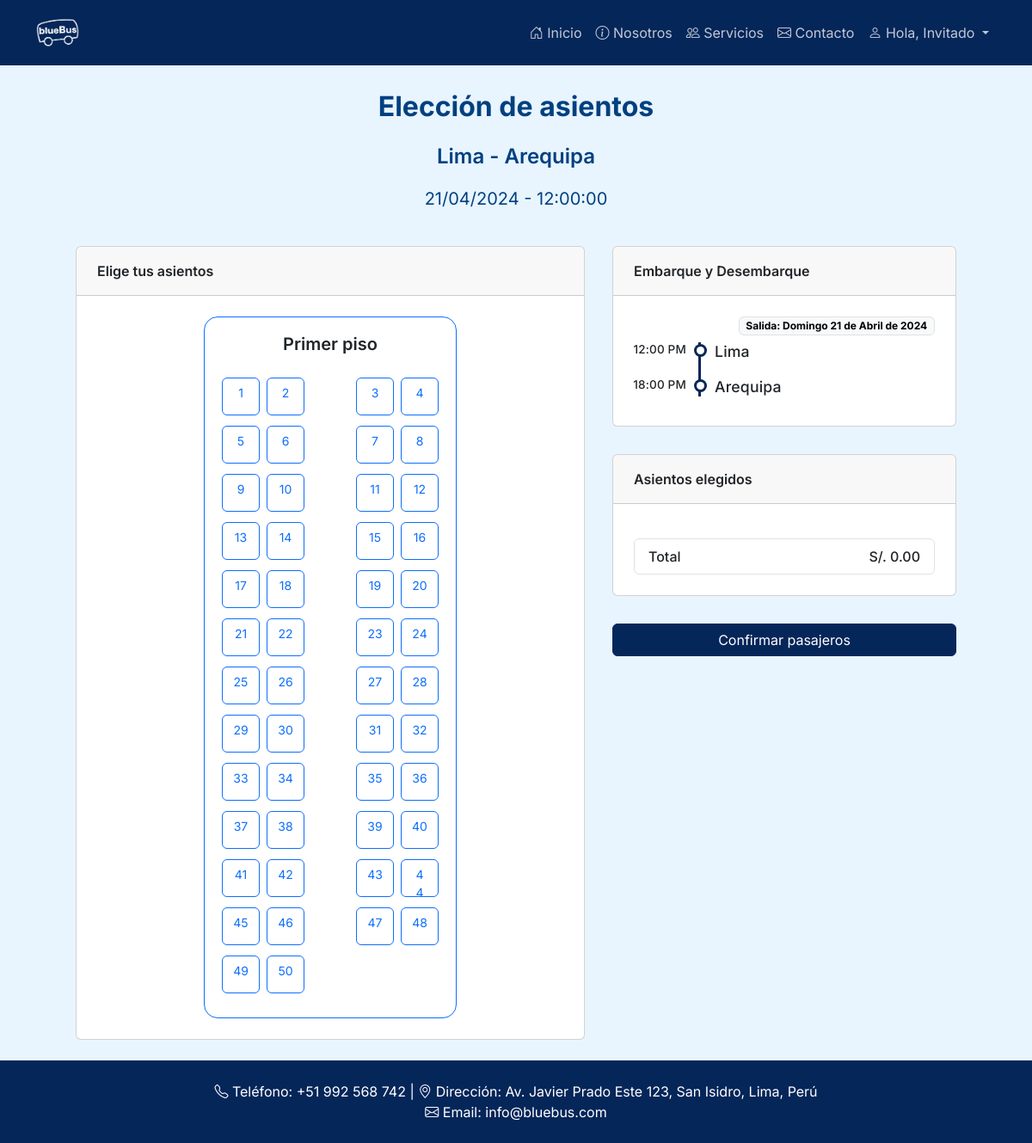
The page /seleccionar_asiento.php?COD_VIA=VIA009 on the database its author committed.
### tables this page shows
CREATE TABLE VIAJE (
    COD_VIA CHAR(8) NOT NULL PRIMARY KEY,
    FECHA_VIA DATE NOT NULL,
    HORA_VIA TIME NOT NULL,
    DURACION VARCHAR(10) NOT NULL,  
    BUS CHAR(6) NOT NULL,
    DESTINO CHAR(6) NOT NULL,
    ORIGEN CHAR(6) NOT NULL,
    PRECIO_BASE DECIMAL(10, 2) NOT NULL,  
    FOREIGN KEY (BUS) REFERENCES BUS(PLACA),
    FOREIGN KEY (DESTINO) REFERENCES DESTINO(COD_DESTINO),
    FOREIGN KEY (ORIGEN) REFERENCES DESTINO(COD_DESTINO)
);

CREATE TABLE DESTINO (
    COD_DESTINO CHAR(6) NOT NULL PRIMARY KEY,
    NOM_DESTINO VARCHAR(50) NOT NULL,
    DESCRIPCION TEXT
);

### Conexion.php (called while the page is built, shortened)
<?php
class Conexion
{
    private $cn = null;
    function conecta()
    {
        if ($this->cn == null) {
            $this->cn = mysqli_connect("localhost", "root", "", "bdviajesbus");
        }
        return $this->cn;
    }
}

### seleccionar_asiento.php (the view, shortened to what this page needs)
<?php
require_once './Conexion.php';
if (isset($_GET['COD_VIA'])) {
  $cod_via = $_GET['COD_VIA'];
}
$cn = new Conexion();
$sql = "SELECT b.NUM_ASIENTOS AS Asientos, v.HORA_VIA, v.FECHA_VIA, v.DURACION, d.NOM_DESTINO AS Destino, dd.NOM_DESTINO AS Origen, v.PRECIO_BASE AS PRECIO FROM viaje AS v JOIN destino AS d ON d.COD_DESTINO = v.DESTINO JOIN destino AS dd ON dd.COD_DESTINO = v.ORIGEN JOIN bus AS b ON b.PLACA = v.BUS WHERE COD_VIA = '$cod_via'";
$res = mysqli_query($cn->conecta(), $sql) or die(mysqli_error($cn->conecta()));
$row = mysqli_fetch_assoc($res);
function fechaCastellano($fecha)
{
  $fecha = substr($fecha, 0, 10);
  $numeroDia = date('d', strtotime($fecha));
  $dia = date('l', strtotime($fecha));
  $mes = date('F', strtotime($fecha));
  $anio = date('Y', strtotime($fecha));
  $dias_ES = array("Lunes", "Martes", "Miércoles", "Jueves", "Viernes", "Sábado", "Domingo");
  $dias_EN = array("Monday", "Tuesday", "Wednesday", "Thursday", "Friday", "Saturday", "Sunday");
  $nombredia = str_replace($dias_EN, $dias_ES, $dia);
  $meses_ES = array("Enero", "Febrero", "Marzo", "Abril", "Mayo", "Junio", "Julio", "Agosto", "Septiembre", "Octubre", "Noviembre", "Diciembre");
  $meses_EN = array("January", "February", "March", "April", "May", "June", "July", "August", "September", "October", "November", "December");
  $nombreMes = str_replace($meses_EN, $meses_ES, $mes);
  return $nombredia . " " . $numeroDia . " de " . $nombreMes . " de " . $anio;
}
?>
<!DOCTYPE html>
<html lang="es">
<head>
  <link href="https://cdn.jsdelivr.net/npm/bootstrap@5.3.3/dist/css/bootstrap.min.css" rel="stylesheet">
  <link rel="stylesheet" href="https://cdn.jsdelivr.net/npm/bootstrap-icons@1.11.3/font/bootstrap-icons.min.css">
  <link rel="stylesheet" href="./css/global.css">
  <link rel="stylesheet" href="./css/seleccionar_asiento.css">
  <link href="css/navbar.css" rel="stylesheet" type="text/css" />
</head>
<body>
  <?php require_once "components/navbar.php"; ?>
  <main class="py-4 d-flex flex-column align-items-start mx-auto" style="max-width: 64rem;">
    <div class="w-100 text-center mb-4">
      <p class="fs-2 fw-bolder">Elección de asientos</p>
      <div class="d-flex flex-column justify-content-center align-items-center fs-5">
        <p class="fs-4 fw-semibold"><?= $row["Origen"] ?> - <?= $row["Destino"] ?></p>
        <p><?= date_format(date_create($row["FECHA_VIA"]), "d/m/Y") ?> - <?= $row["HORA_VIA"] ?></p>
      </div>
    </div>
    <div class="d-flex w-100" style="gap: 2rem;">
      <div class="card w-100">
        <div class="card-header px-4 py-3">
          <p class="mb-0 fw-semibold">Elige tus asientos</p>
        </div>
        <div class="card-body py-4 d-flex flex-column justify-content-center align-items-center" style="gap:2rem">
          <div class="border border-primary p-3 rounded-4 text-center">
            <p class="fs-5 fw-semibold mb-4">Primer piso</p>
            <ul id="cardAsientos" class="d-flex flex-wrap asientos-container m-0">
              <?php
              $nrAsientos = $row['Asientos'];
              $i = 1;
              $j = 2;
              while ($i <= $nrAsientos) {
                if ($j == 4) { ?>
                  <li class="asiento-item"> </li>
                <?php
                  $j = 0;
                } else {
                ?>
                  <li id="asiento" class="asiento-item">
                    <label class="btn btn-outline-primary asiento-btn" for="asiento-<?php echo $i; ?>"><?php echo $i; ?></label><br>
                  </li>
              <?php
                  $i = $i + 1;
                  $j = $j + 1;
                }
              } ?>
            </ul>
          </div>
        </div>
      </div>
      <div class="d-flex flex-column" style="flex: none; width: 400px; gap: 2rem;">
        <div class="card">
          <div class="card-header px-4 py-3">
            <p class="mb-0 fw-semibold">Embarque y Desembarque</p>
          </div>
          <div class="card-body px-4 py-4">
            <div class="mb-2 d-flex justify-content-end">
              <span class="badge text-bg-light border">Salida: <?php echo fechaCastellano(date_format(date_create($row["FECHA_VIA"]), "d-m-Y")); ?></span>
            </div>
            <div id="content">
              <ul class="timeline" style="padding-left: 1rem;">
                <li class="event" data-date="<?php echo date_format(date_create($row["HORA_VIA"]), "g:i A"); ?>">
                  <h3><?= $row["Origen"] ?></h3>
                </li>
                <?php
                $time = strtotime(date_format(date_create($row["HORA_VIA"]), "H:i"));
                $endTime = date("H:i A", strtotime('+' . ((int)explode("h", $row["DURACION"])[0]) * 60 + (int)explode("min", explode("h ", $row["DURACION"])[1])[0] . ' minutes', $time));
                ?>
                <li class="event" data-date="<?php echo $endTime ?>">
                  <h3><?= $row["Destino"] ?></h3>
                </li>
              </ul>
            </div>
          </div>
        </div>
        <form id="datos-compra" action="checkout_medium.php" method="post">
          <div class="card">
            <div class="card-header px-4 py-3">
              <p class="mb-0 fw-semibold">Asientos elegidos</p>
            </div>
            <div class="card-body px-4 py-4">
              <ul class="list-group">
                <li id="totalAsientos" class="list-group-item d-flex justify-content-between fw-medium">
                  <span>Total</span>
                  <span id="precioTotal">S/. 0.00</span>
                </li>
              </ul>
            </div>
          </div>
        </form>
        <div>
          <button form="datos-compra" type="checkout_medium" class="btn btn-primary w-100" style="background: #052659 !important; border-color: #052659 !important;">Confirmar pasajeros</button>
        </div>
      </div>
    </div>
  </main>
  <footer id="contacto" class="bg-info text-white text-center py-4">
    <div class="container">
      <p class="mb-0"><i class="bi bi-telephone"></i> Teléfono: +51 992 568 742 | <i class="bi bi-geo-alt"></i> Dirección: Av. Javier Prado Este 123, San Isidro, Lima, Perú</p>
      <p class="mb-0"><i class="bi bi-envelope"></i> Email: info@bluebus.com</p>
    </div>
  </footer>
</body>
</html>

### css/global.css (style rules this page uses)
body { font-family: "Inter", sans-serif; }

### css/seleccionar_asiento.css (style rules this page uses)
body { background-color: #e8f5ff; color: #004080; }
.asientos-container { width: calc(52px * 5); height: calc(52px * 14); list-style: none; padding: 0; }
.asiento-item { width: calc(100% / 5); height: calc(100% / 14); }
.asiento-btn { width: 44px; height: 44px; font-size: 14px; }
.timeline { border-left: 3px solid #052659; border-bottom-right-radius: 4px; border-top-right-radius: 4px; margin: 0 auto; letter-spacing: 0.2px; position: relative; line-height: 1.4em; font-size: 1.03em; list-style: none; text-align: left; margin-left: 75px; }
.timeline h2, .timeline h3 { font-weight: 500; font-size: 1.1rem; margin-bottom: 10px; }
.timeline .event { padding-bottom: 5px; margin-bottom: 5px; position: relative; }
.timeline .event:last-of-type { padding-bottom: 0; margin-bottom: 0; border: none; }
.timeline .event:before, .timeline .event:after { position: absolute; display: block; top: 0; }
.timeline .event:before { top: -3px; left: -153px; content: attr(data-date); text-align: right; font-weight: 500; font-size: 0.82em; min-width: 120px; }
.timeline .event:after { -webkit-box-shadow: 0 0 0 3px #052659; box-shadow: 0 0 0 3px #052659; left: -21px; background: #fff; border-radius: 50%; height: 9px; width: 9px; content: ""; top: 5px; }
.bg-info { background-color: #052659 !important; }

### rows shown on the page
viaje: ORIGEN.NOM_DESTINO "Lima", DESTINO.NOM_DESTINO "Arequipa", FECHA_VIA "21/04/2024", HORA_VIA "12:00:00", FECHA_VIA "Domingo 21 de Abril de 2024"
